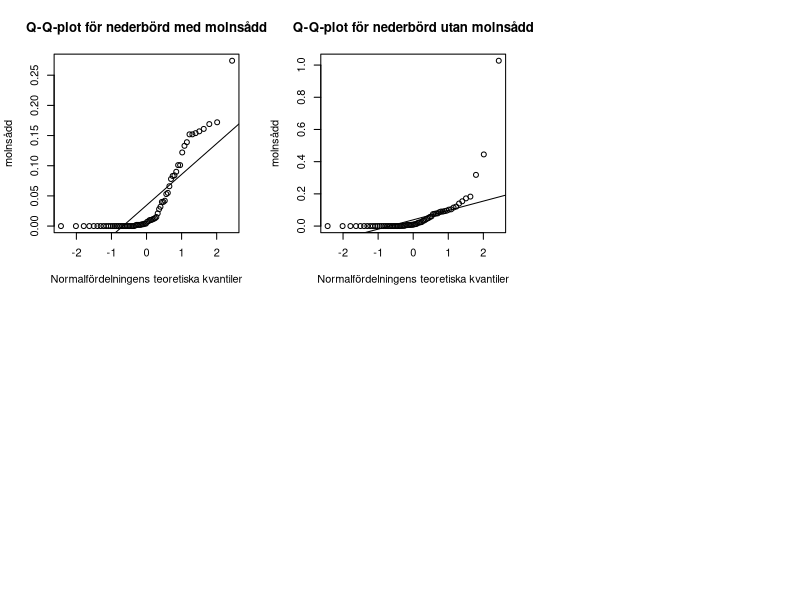
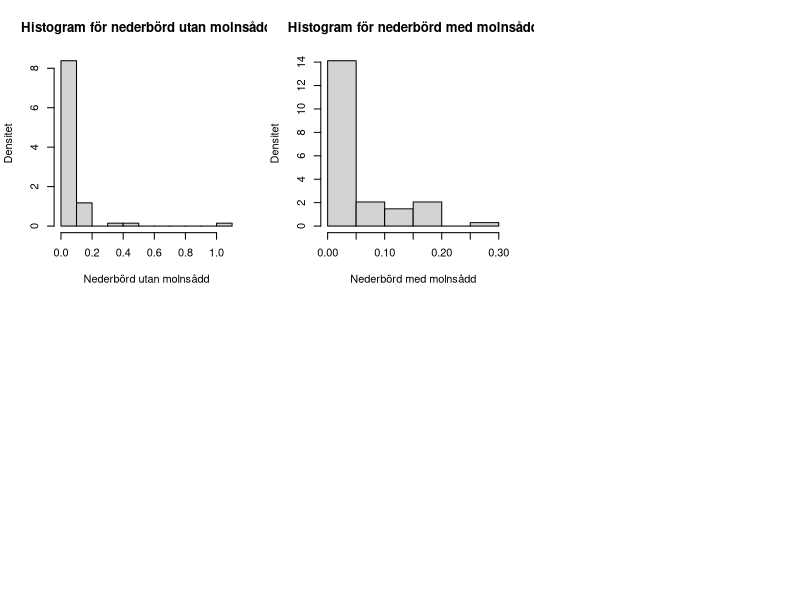
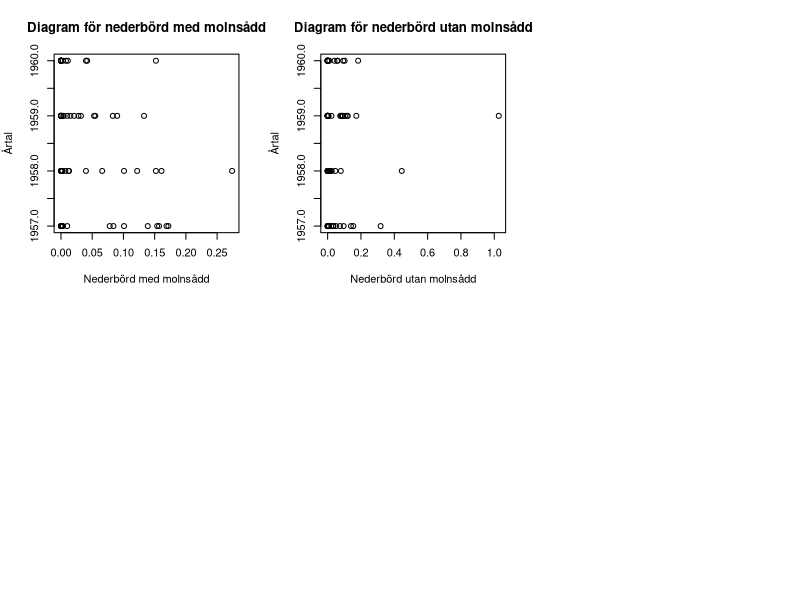
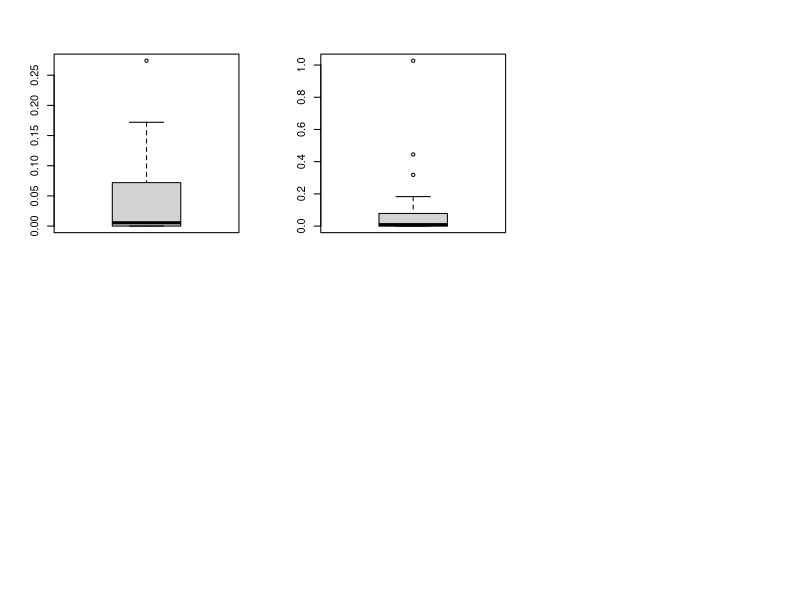
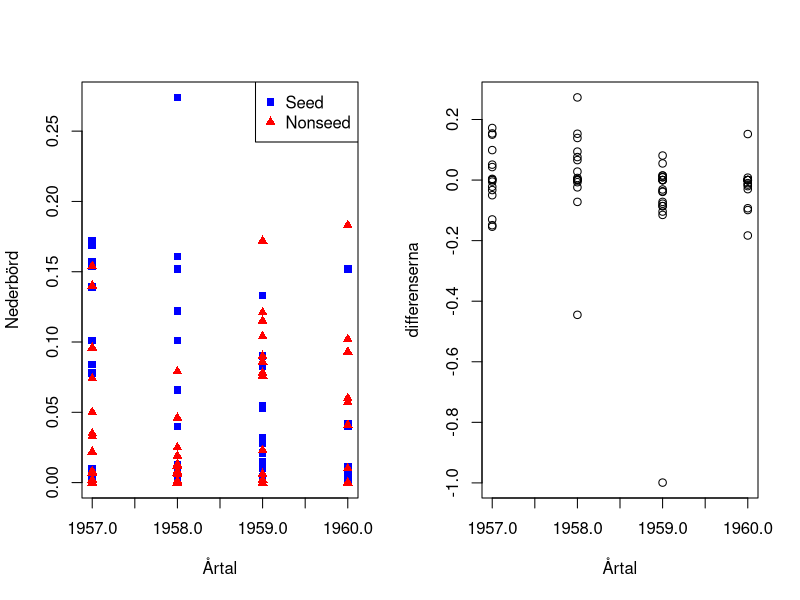
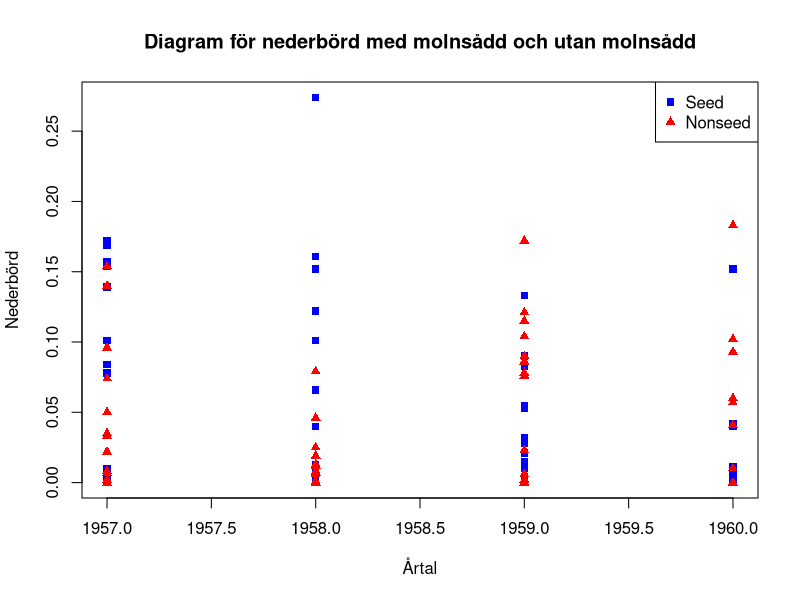
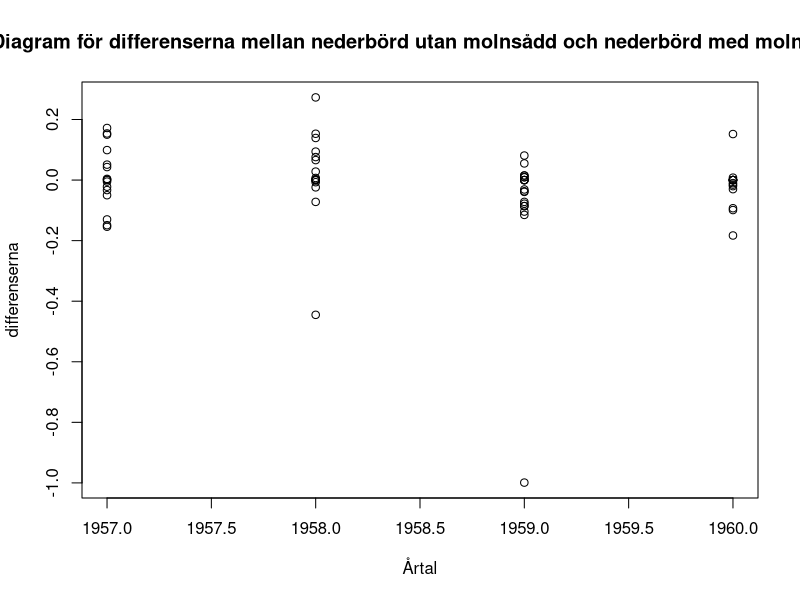
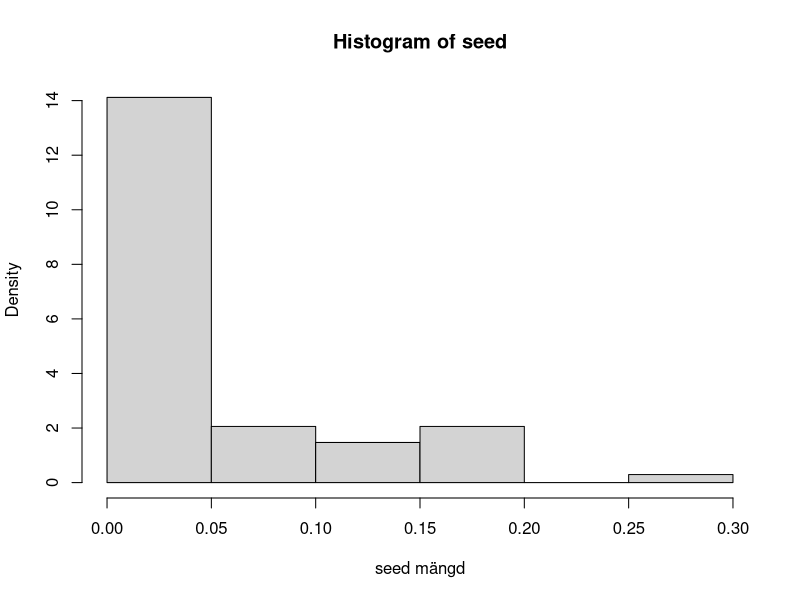

Source code (R) for these figures, in order:
## ---- chunk 1
arizona <- read.csv("arizona.csv", header = FALSE) #Yinyi testa använda denna istället
#arizona <- read.csv("E:\\matematik\\MT4001\\labb\\homework1\\arizona.csv", header = FALSE)
year <- arizona$V1
seed <- arizona$V2
nonseed <- arizona$V3
old_par <- par(mfrow = c(2,3))
qqnorm(seed,main = 'Q-Q-plot för nederbörd med molnsådd', ylab= 'Nederbörd med
molnsådd', xlab= 'Normalfördelningens teoretiska kvantiler')
qqline(seed)
qqnorm(nonseed,main = 'Q-Q-plot för nederbörd utan molnsådd', ylab= 'Nederbörd utan
molnsådd', xlab= 'Normalfördelningens teoretiska kvantiler')
qqline(nonseed)
par(old_par)
old_par <- par(mfrow = c(2,3))
hist(nonseed,prob = TRUE, main = 'Histogram för nederbörd utan molnsådd', ylab =
       'Densitet', xlab = 'Nederbörd utan molnsådd')
hist(seed,prob = TRUE, main = 'Histogram för nederbörd med molnsådd', ylab =
       'Densitet', xlab = 'Nederbörd med molnsådd')
par(old_par)
old_par <- par(mfrow = c(2,3))
plot(seed,year,main = 'Diagram för nederbörd med molnsådd', xlab= '
Nederbörd med molnsådd', ylab = 'Årtal')
plot(nonseed,year,main = 'Diagram för nederbörd utan molnsådd', xlab= '
Nederbörd utan molnsådd', ylab = 'Årtal')
par(old_par)
old_par <- par(mfrow = c(2,3))
boxplot(seed)
boxplot(nonseed)
par(old_par)
## ---- chunk 2
differ <- seed-nonseed
old_par <- par(mfrow = c(1,2))
plot(year,seed, xlab= '
Årtal', ylab = 'Nederbörd',
pch = 15,
col ="blue")
points(year,nonseed,
       pch = 17,  # Solid triangles
       col = "red")
legend("topright", 
       legend = c("Seed", "Nonseed"), 
       pch = c(15, 17),  # Shapes corresponding to seed and nonseed
       col = c("blue", "red"))  # Colors corresponding to seed and nonseed
plot(year,differ, ylab= 'differenserna', xlab = 'Årtal')
par(old_par)
## ---- chunk 3
plot(year, seed, 
     main = 'Diagram för nederbörd med molnsådd och utan molnsådd', 
     xlab = 'Årtal', 
     ylab = 'Nederbörd', 
     pch = 15,  # Solid squares for seed
     col = "blue")
points(year, nonseed, 
       pch = 17,  # Solid triangles for nonseed
       col = "red")

# Add a legend
legend("topright", 
       legend = c("Seed", "Nonseed"), 
       pch = c(15, 17),  # Shapes corresponding to seed and nonseed
       col = c("blue", "red"))  # Colors corresponding to seed and nonseed
## ---- chunk 4
plot(year,differ,main = 'Diagram för differenserna mellan nederbörd utan molnsådd och nederbörd med molnsådd', ylab= 'differenserna', xlab = 'Årtal')
## ---- chunk 5
hist(seed,probability = TRUE, 
     xlab = "seed mängd")
## ---- chunk 6
qqnorm(seed)
qqline(seed)
## ---- chunk 7
hist(seed,probability = TRUE, 
     xlab = "Nonseed mängd")
## ---- chunk 8
qqnorm(nonseed)
qqline(nonseed)
## ---- chunk 9
wilcox.test(seed,nonseed, alternative = "greater", mu = 0, conf.level = 0.95)
## ---- chunk 10
wilcox.test(differ, alternative = "greater", mu = 0, conf.level = 0.95)
## ---- chunk 11
oregon <- read.csv("oregon.csv", header = FALSE) #Yinyi testa använda denna istället
#oregon <- read.csv("E:\\matematik\\MT4001\\labb\\homework1\\oregon.csv", header = FALSE)
trial <- oregon$V1
typ1 <- oregon$V2
typ2 <- oregon$V3
## ---- chunk 12
nonseed1 <- typ1[trial == 1]
seed1 <- typ1[trial == 2]
nonseed2 <- typ2[trial == 1]
seed2 <- typ2[trial == 2]
